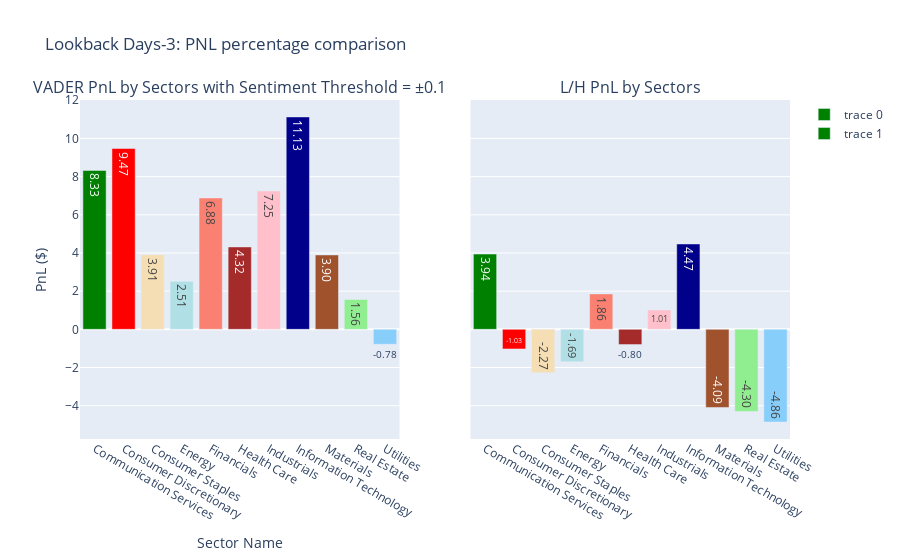

The cell this chart's notebook holds for it:
### Code cell
# pctage of pnl 
import plotly.express as px
import plotly.graph_objs as go
from plotly.subplots import make_subplots

# for i in range(len(summary)):
week = 3

labels = list(df_summary["Sector"])

colors = ['green','red','wheat','powderblue','salmon','brown','pink','darkblue','sienna','lightgreen','lightskyblue']
fig = make_subplots(rows=1, cols=2, column_widths=[0.5, 0.5],
                    subplot_titles=("VADER PnL by Sectors with Sentiment Threshold = ±0.1","L/H PnL by Sectors"),
                    vertical_spacing=0.1,
                  horizontal_spacing=0.1,
                  shared_yaxes='all')
fig.add_trace(go.Bar(x = df_summary["Sector"], y=df_summary["avgPctVADER"], marker_color=colors),
              row=1, col=1)

fig.add_trace(go.Bar(x = df_summary["Sector"], y=df_summary["avgPctL_H"],marker_color=colors),
              row=1, col=2)
fig.update_traces(texttemplate='%{y:.2f}')
fig.update_layout(title="Lookback Days-"+str(week)+': PNL percentage comparison',
                   xaxis_title='Sector Name',
                   yaxis_title='PnL ($)')
fig.show()

### Figure 1 — Plotly figure (JSON) as saved in the notebook; plotly's stock layout.template omitted (floating-point values rounded to 4 significant figures)
{"data": [{"marker": {"color": ["green", "red", "wheat", "powderblue", "salmon", "brown", "pink", "darkblue", "sienna", "lightgreen", "lightskyblue"]}, "texttemplate": "%{y:.2f}", "type": "bar", "x": ["Communication Services", "Consumer Discretionary", "Consumer Staples", "Energy", "Financials", "Health Care", "Industrials", "Information Technology", "Materials", "Real Estate", "Utilities"], "xaxis": "x", "y": [8.326, 9.474, 3.909, 2.515, 6.884, 4.316, 7.245, 11.13, 3.897, 1.564, -0.7834], "yaxis": "y"}, {"marker": {"color": ["green", "red", "wheat", "powderblue", "salmon", "brown", "pink", "darkblue", "sienna", "lightgreen", "lightskyblue"]}, "texttemplate": "%{y:.2f}", "type": "bar", "x": ["Communication Services", "Consumer Discretionary", "Consumer Staples", "Energy", "Financials", "Health Care", "Industrials", "Information Technology", "Materials", "Real Estate", "Utilities"], "xaxis": "x2", "y": [3.945, -1.027, -2.273, -1.693, 1.856, -0.8001, 1.014, 4.474, -4.093, -4.3, -4.857], "yaxis": "y2"}], "layout": {"annotations": [{"font": {"size": 16}, "showarrow": false, "text": "VADER PnL by Sectors with Sentiment Threshold = ±0.1", "x": 0.225, "xanchor": "center", "xref": "paper", "y": 1, "yanchor": "bottom", "yref": "paper"}, {"font": {"size": 16}, "showarrow": false, "text": "L/H PnL by Sectors", "x": 0.775, "xanchor": "center", "xref": "paper", "y": 1, "yanchor": "bottom", "yref": "paper"}], "title": {"text": "Lookback Days-3: PNL percentage comparison"}, "xaxis": {"anchor": "y", "domain": [0, 0.45], "title": {"text": "Sector Name"}}, "xaxis2": {"anchor": "y2", "domain": [0.55, 1]}, "yaxis": {"anchor": "x", "domain": [0, 1], "title": {"text": "PnL ($)"}}, "yaxis2": {"anchor": "x2", "domain": [0, 1], "matches": "y", "showticklabels": false}}}
